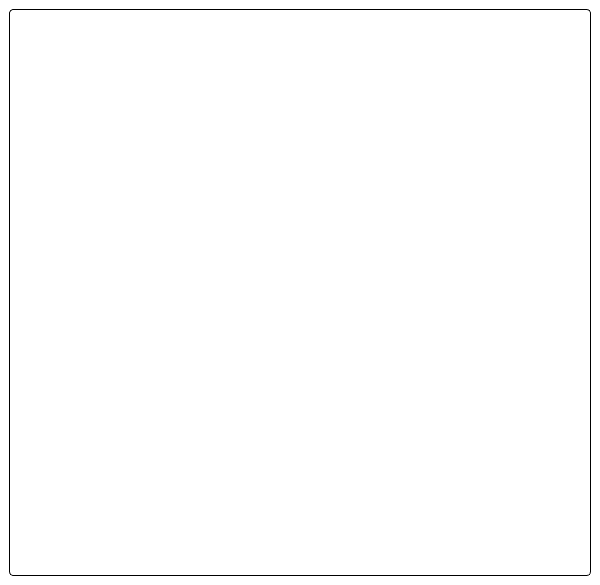
<?xml version="1.0" encoding="UTF-8"?>
<ui version="4.0">
 <class>SubFolderWindow</class>
 <widget class="QMainWindow" name="SubFolderWindow">
  <property name="geometry">
   <rect>
    <x>0</x>
    <y>0</y>
    <width>600</width>
    <height>585</height>
   </rect>
  </property>
  <property name="maximumSize">
   <size>
    <width>600</width>
    <height>9999</height>
   </size>
  </property>
  <property name="windowTitle">
   <string>MainWindow</string>
  </property>
  <property name="styleSheet">
   <string notr="true">QMainWindow {
	background-color: rgb(255, 255, 255);
}

QPushButton {
	border: 1px solid;
	border-radius: 10px;
	border-color: rgb(173, 173, 173);
	background-color: rgb(225, 225, 225);
}
QPushButton:hover {
	background-color: rgb(218, 255, 215);
}

QBoxLayout {
	border: 1px solid black;
	border-radius: 4px;
	background-color: rgb(255, 255, 255);
}

QScrollArea {
	background-color: rgb(255, 255, 255);
}</string>
  </property>
  <widget class="QWidget" name="centralwidget">
   <layout class="QVBoxLayout" name="verticalLayout">
    <item>
     <widget class="QWidget" name="cont_Main" native="true">
      <property name="sizePolicy">
       <sizepolicy hsizetype="Preferred" vsizetype="Expanding">
        <horstretch>0</horstretch>
        <verstretch>0</verstretch>
       </sizepolicy>
      </property>
      <layout class="QVBoxLayout" name="verticalLayout_3">
       <property name="spacing">
        <number>0</number>
       </property>
       <property name="leftMargin">
        <number>0</number>
       </property>
       <property name="topMargin">
        <number>0</number>
       </property>
       <property name="rightMargin">
        <number>0</number>
       </property>
       <property name="bottomMargin">
        <number>0</number>
       </property>
       <item>
        <widget class="QScrollArea" name="scrollArea">
         <property name="styleSheet">
          <string notr="true">QScrollArea {
	background-color: rgb(255, 255, 255);
	border: none;
}</string>
         </property>
         <property name="widgetResizable">
          <bool>true</bool>
         </property>
         <property name="alignment">
          <set>Qt::AlignCenter</set>
         </property>
         <widget class="QWidget" name="scrollAreaWidgetContents">
          <property name="geometry">
           <rect>
            <x>0</x>
            <y>0</y>
            <width>582</width>
            <height>567</height>
           </rect>
          </property>
          <property name="styleSheet">
           <string notr="true">#scrollAreaWidgetContents {
	background-color: rgb(255, 255, 255);
	border: 1px solid black;
	border-radius: 4px;
}</string>
          </property>
          <layout class="QVBoxLayout" name="verticalLayout_4">
           <item>
            <layout class="QVBoxLayout" name="vLayout">
             <property name="leftMargin">
              <number>0</number>
             </property>
             <property name="topMargin">
              <number>0</number>
             </property>
             <property name="rightMargin">
              <number>0</number>
             </property>
             <property name="bottomMargin">
              <number>0</number>
             </property>
            </layout>
           </item>
          </layout>
         </widget>
        </widget>
       </item>
      </layout>
     </widget>
    </item>
   </layout>
  </widget>
 </widget>
 <resources/>
 <connections/>
</ui>
